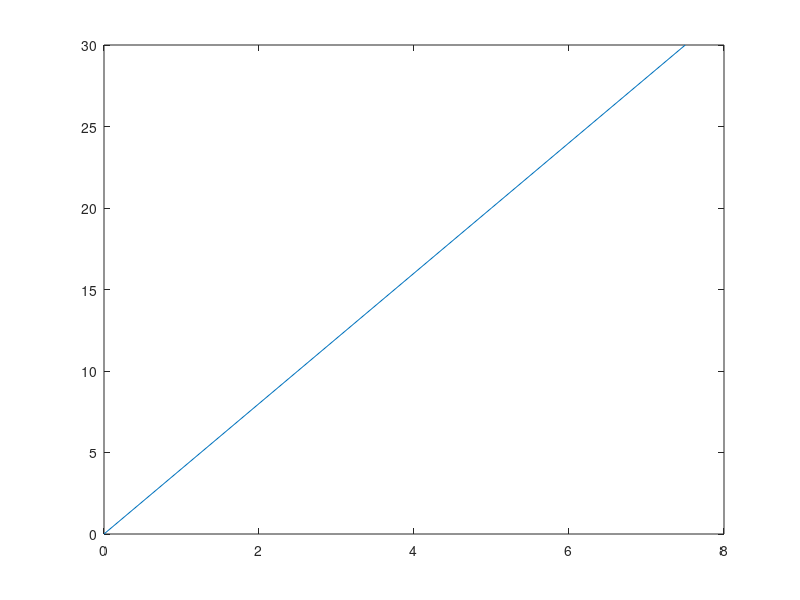

MATLAB code to generate this figure:
function simple_computation
close all

N1 = 4;

x = linspace(0,10,N1+1)

x(end) = []; %%%Then last coordinate empty

fx = DrC(x);

plot(x,fx)

dx = x(2)-x(1);

%%%for idx = 1:length(x) - 1

%%%% while xi <= xend - dx


%%%%Reimmann
I = sum(fx)*dx

%%%Trapezoidal
fx1 = DrC(x+dx);
I = sum(fx+fx1)*0.5*dx


function out = DrC(in)


out = 4*in;
